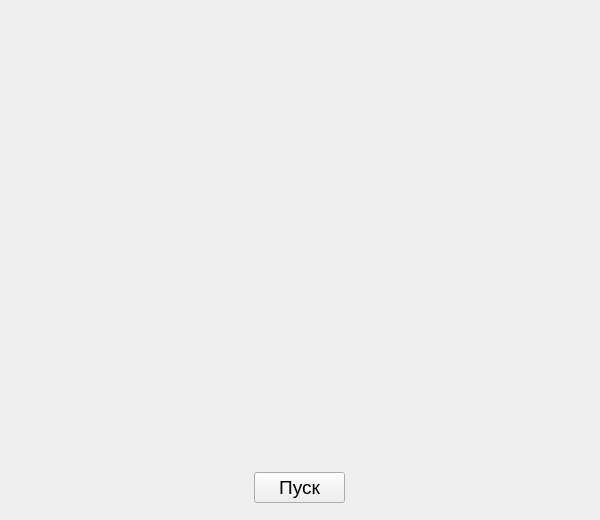
<?xml version="1.0" encoding="UTF-8"?>
<ui version="4.0">
 <class>Form</class>
 <widget class="QWidget" name="Form">
  <property name="geometry">
   <rect>
    <x>0</x>
    <y>0</y>
    <width>600</width>
    <height>520</height>
   </rect>
  </property>
  <property name="windowTitle">
   <string>Form</string>
  </property>
  <widget class="QPushButton" name="startButton">
   <property name="geometry">
    <rect>
     <x>254</x>
     <y>472</y>
     <width>91</width>
     <height>31</height>
    </rect>
   </property>
   <property name="font">
    <font>
     <pointsize>14</pointsize>
    </font>
   </property>
   <property name="text">
    <string>Пуск</string>
   </property>
  </widget>
 </widget>
 <resources/>
 <connections/>
</ui>
